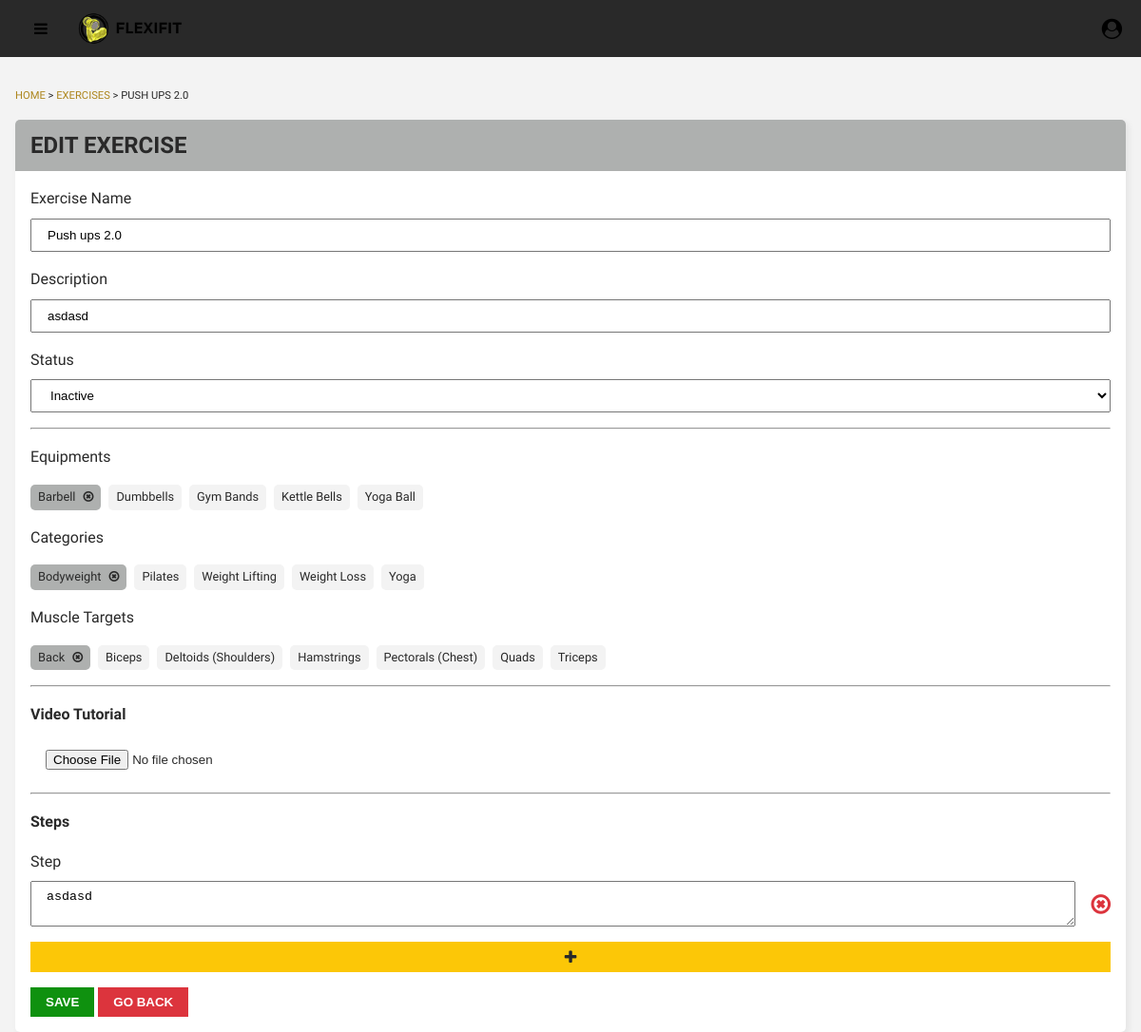
Page /instructor/edit-exercise.php?id=19 on the committed database.
### tables this page shows
CREATE TABLE `exercise` (
  `ID` int(11) NOT NULL,
  `userID` int(11) NOT NULL,
  `exerciseName` varchar(255) NOT NULL,
  `exercisePicUrl` varchar(500) NOT NULL,
  `exerciseVidUrl` text DEFAULT NULL,
  `description` varchar(500) NOT NULL,
  `status` tinyint(1) NOT NULL DEFAULT 0,
  `dateCreated` date NOT NULL DEFAULT current_timestamp()
);

CREATE TABLE `equipment` (
  `ID` int(11) NOT NULL,
  `equipment_name` varchar(255) NOT NULL,
  `equipment_description` text NOT NULL,
  `equipment_pic_url` text NOT NULL,
  `dateCreated` date NOT NULL DEFAULT current_timestamp()
);

CREATE TABLE `category` (
  `ID` int(11) NOT NULL,
  `category_name` varchar(255) NOT NULL,
  `category_description` varchar(500) NOT NULL,
  `category_pic_url` varchar(500) NOT NULL,
  `dateCreated` date NOT NULL DEFAULT current_timestamp()
);

CREATE TABLE `muscle` (
  `ID` int(11) NOT NULL,
  `muscle_name` varchar(255) NOT NULL,
  `muscle_description` text NOT NULL,
  `muscle_pic_url` varchar(500) NOT NULL,
  `date_created` datetime NOT NULL DEFAULT current_timestamp()
);

CREATE TABLE `exercise_steps` (
  `ID` int(11) NOT NULL,
  `exerciseID` int(11) NOT NULL,
  `step_pic_url` varchar(500) DEFAULT NULL,
  `step_instruction` varchar(500) DEFAULT NULL
);

### instructor/includes/edit-exercise.php (called while the page is built, shortened)
<?php
class Exercise
{
    private $exerciseId;
    private $conn;
    public function __construct($conn, $exerciseId)
    {
        $this->conn = $conn;
        $this->exerciseId = $exerciseId;
    }
    public function get_exercise()
    {
        $stmt = $this->conn->prepare("SELECT * FROM `exercise` WHERE ID = ? ");
        $stmt->bind_param("i", $this->exerciseId);
        $stmt->execute();
        $result = $stmt->get_result();
        if ($result->num_rows > 0) {
            return $result->fetch_assoc();
        } else {
            return [];
        }
    }
    public function get_equipments()
    {
        $stmt = $this->conn->prepare("SELECT * FROM `equipment` ORDER BY `equipment_name`");
        $stmt->execute();
        $result = $stmt->get_result();
        if ($result->num_rows > 0) {
            $equipments = [];
            while ($rows = $result->fetch_assoc()) {
                $equipments[] = $rows;
            }
            return $equipments;
        } else {
            return [];
        }
    }
    public function get_muscles()
    {
        $stmt = $this->conn->prepare("SELECT * FROM `muscle` ORDER BY `muscle_name`");
        $stmt->execute();
        $result = $stmt->get_result();
        if ($result->num_rows > 0) {
            $equipments = [];
            while ($rows = $result->fetch_assoc()) {
                $equipments[] = $rows;
            }
            return $equipments;
        } else {
            return [];
        }
    }
    public function get_exercise_equipments()
    {
        $stmt = $this->conn->prepare("SELECT `equipment`.`ID` FROM `equipment` INNER JOIN `exercise_equipment`  ON `equipment`.`ID` = `exercise_equipment`.`equipmentID`  WHERE exerciseID = ?");
        $stmt->bind_param("i", $this->exerciseId);
        $stmt->execute();
        $result = $stmt->get_result();
        $equipments = [];
        while ($row = $result->fetch_assoc()) {
            $equipments[] = $row;
        }
        return $equipments;
    }
    public function get_exercise_muscles()
    {
        $stmt = $this->conn->prepare("SELECT `muscle`.`muscle_name`, `muscle`.`ID` FROM `muscle` INNER JOIN `exercise_muscle`  ON `muscle`.`ID` = `exercise_muscle`.`muscleID`  WHERE exerciseID = ?");
        $stmt->bind_param("i", $this->exerciseId);
        $stmt->execute();
        $result = $stmt->get_result();
        $muscles = [];
        while ($row = $result->fetch_assoc()) {
            $muscles[] = $row;
        }
        return $muscles;
    }
    public function get_categories()
    {
        $stmt = $this->conn->prepare("SELECT * FROM `category` ORDER BY `category_name`");
        $stmt->execute();
        $result = $stmt->get_result();
        if ($result->num_rows > 0) {
            $categories = [];
            while ($rows = $result->fetch_assoc()) {
                $categories[] = $rows;
            }
            return $categories;
        } else {
            return [];
        }
    }
    public function get_exercise_categories()
    {
        $stmt = $this->conn->prepare("SELECT `category`.`category_name`, `category`.`ID` FROM `category` INNER JOIN `exercise_category`  ON `category`.`ID` = `exercise_category`.`categoryID`  WHERE exerciseID = ?");
        $stmt->bind_param("i", $this->exerciseId);
        $stmt->execute();
        $result = $stmt->get_result();
        if ($result->num_rows > 0) {
            $categories = [];
            while ($rows = $result->fetch_assoc()) {
                $categories[] = $rows;
            }
            return $categories;
        } else {
            return [];
        }
    }
    public function get_exercise_steps()
    {
        $stmt = $this->conn->prepare("SELECT * FROM `exercise_steps` WHERE exerciseID = ?");
        $stmt->bind_param("i", $this->exerciseId);
        $stmt->execute();
        $result = $stmt->get_result();
        $steps = [];
        while ($row = $result->fetch_assoc()) {
            $steps[] = $row;
        }
        return $steps;
    }
}

### instructor/edit-exercise.php (the view, shortened to what this page needs)
<?php
require_once "./includes/auth.php";
isset($_GET['id']) && !empty($_GET['id']) ? $exerciseId = $_GET['id'] : header("location: ./exercises.php");
?>
<?php
require_once("./includes/edit-exercise.php");
$exercise = new Exercise($conn, $exerciseId);
$exerciseDetails = $exercise->get_exercise();
$muscleList = $exercise->get_muscles();
$exerciseMuscleList = $exercise->get_exercise_muscles();
$exerciseEquipmentList = $exercise->get_exercise_equipments();
$equipmentList = $exercise->get_equipments();
$exerciseCategoryList = $exercise->get_exercise_categories();
$categoryList = $exercise->get_categories();
$stepsList = $exercise->get_exercise_steps();
?>
<!DOCTYPE html>
<html lang="en">
<head>
    <?php include "./components/css.php" ?>
    <link href="../admin/css/edit-exercise.css" rel="stylesheet">
</head>
<body>
    <?php include "../admin/components/navbar.php" ?>
    <div class="grid-container">
        <main class="main-container">
            <div class="page-title">
                <div class="quick-link">
                    <p><a href="index.php"> HOME </a> > <a href="exercises.php">EXERCISES</a> > <?= strtoupper(htmlspecialchars($exerciseDetails['exerciseName'])) ?></p>
                </div>
            </div>
            <div class="main-content">
                <div class="edit-content">
                    <div class="edit-content-title">
                        <h2>EDIT EXERCISE</h2>
                    </div>
                    <form class="edit-content-form" action="./includes/add-exercise-details.php" method="POST" enctype="multipart/form-data">
                        <div class="input-full">
                            <label>Exercise Name</label>
                            <input name="exerciseName" type="text" value="<?= htmlspecialchars($exerciseDetails['exerciseName']) ?>" />
                        </div>
                        <div class="input-full">
                            <label>Description</label>
                            <input name="exerciseDescription" type="text" value="<?= htmlspecialchars($exerciseDetails['description']) ?>" />
                        </div>
                        <div class="input-full">
                            <label>Status</label>
                            <select name="status">
                                <option value="0" <?= htmlspecialchars($exerciseDetails['status']) == 0 ? 'selected' : ''; ?>>Inactive</option>
                            </select>
                        </div>
                        <hr>
                        <div class="input-multiple-item-container">
                            <label>Equipments</label>
                            <div class="checkbox-container">
                                <?php foreach ($equipmentList as $equipment): ?>
                                    <div class="checkbox-item <?= in_array($equipment['ID'], array_column($exerciseEquipmentList, "ID")) ? 'selected' : ''; ?>">
                                        <label class="unselectable"><?= $equipment['equipment_name'] ?></label>
                                        <i class="fa fa-times-circle-o hidden" aria-hidden="true"></i>
                                    </div>
                                <?php endforeach; ?>
                            </div>
                        </div>
                        <div class="input-multiple-item-container">
                            <label>Categories</label>
                            <div class="checkbox-container">
                                <?php foreach ($categoryList as $category): ?>
                                    <div class="checkbox-item <?= in_array($category['ID'], array_column($exerciseCategoryList, "ID")) ? 'selected' : ''; ?>">
                                        <label class="unselectable"><?= $category['category_name'] ?></label>
                                        <i class="fa fa-times-circle-o hidden" aria-hidden="true"></i>
                                    </div>
                                <?php endforeach; ?>
                            </div>
                        </div>
                        <div class="input-multiple-item-container">
                            <label>Muscle Targets</label>
                            <div class="checkbox-container">
                                <?php foreach ($muscleList as $muscle): ?>
                                    <div class="checkbox-item <?= in_array($muscle['ID'], array_column($exerciseMuscleList, "ID")) ? 'selected' : ''; ?>">
                                        <label class="unselectable"><?= $muscle['muscle_name'] ?></label>
                                        <i class="fa fa-times-circle-o hidden" aria-hidden="true"></i>
                                    </div>
                                <?php endforeach; ?>
                            </div>
                        </div>
                        <hr>
                        <h4>Video Tutorial</h4>
                        <div class="exercise-steps">
                            <div class="input-full">
                                <input type="file" accept=".mp4" name="exerciseVideoUrl" />
                            </div>
                        </div>
                        <hr>
                        <h4>Steps</h4>
                        <div class="exercise-steps">
                            <?php foreach ($stepsList as $step): ?>
                                <div class="input-full">
                                    <label>Step</label>
                                    <div>
                                        <textarea name="updateExerciseStep[<?= $step['ID'] ?>]"><?= $step['step_instruction'] ?></textarea>
                                        <i class="fa-times-circle-o fa" aria-hidden="true" id="removeStep"></i>
                                    </div>
                                </div>
                            <?php endforeach; ?>
                        </div>
                        <div class="exercise-step-add">
                            <i class="fa fa-plus" aria-hidden="true"></i>
                        </div>
                        <div class="edit-form-buttons">
                            <button type="submit" class="save">SAVE</button>
                            <a href="./exercises.php"><button type="button" class="back">GO BACK</button></a>
                        </div>
                    </form>
                </div>
            </div>
        </main>
    </div>
</body>
</html>

### instructor/css/content-container.css (style rules this page uses)
.grid-container { display: flex; height: calc(100vh - 60px); overflow: auto; background-color: var(--light-grey); }
.main-container { margin: auto; padding: 1rem; display: flex; flex-direction: column; max-width: 80rem; color: var(--black); margin-top: 1rem; margin-bottom: 1rem; width: 100%; }
.page-title { font-size: 1.5rem; margin-bottom: 1rem; max-width: 100%; }
.quick-link { font-size: 0.7rem; }
.quick-link a { text-decoration: none; color: var(--dark-yellow); }

### admin/css/edit-exercise.css (style rules this page uses)
.edit-content { background-color: white; border-radius: 5px; box-shadow: var(--light-shadow); }
.edit-content-title { background-color: var(--dark-grey); padding: 0.5rem 1rem; border-top-right-radius: 5px; border-top-left-radius: 5px; }
.edit-content-form { padding: 1rem; display: flex; flex-direction: column; gap: 1rem; }
.checkbox-container { display: flex; gap: 0.5rem; flex-wrap: wrap; }
.checkbox-item { background-color: var(--light-grey); border-radius: 5px; padding: 0.2rem 0.5rem; display: flex; align-items: center; gap: 0.5rem; font-size: 0.8rem; }
.checkbox-item.selected { background-color: var(--dark-grey); }
.edit-form-buttons button { padding: 0.5rem 1rem; cursor: pointer; color: white; font-weight: var(--bold); }
.edit-form-buttons .save { background-color: var(--green); }
.edit-form-buttons .back { background-color: var(--red); }
.exercise-steps { display: flex; flex-direction: column; gap: 1rem; }
.exercise-step-add { padding: 0.5rem; display: flex; justify-content: center; align-items: center; width: 100%; background-color: var(--yellow); }
.input-full { width: 100%; display: flex; gap: 0.5rem; flex-direction: column; }
.input-full div { display: flex; align-items: center; gap: 1rem; }
.input-full div i { font-size: 1.5em; color: var(--red); cursor: pointer; }
form input, select { padding: 0.5rem 1rem; }
.input-multiple-item-container { width: 100%; display: flex; flex-direction: column; gap: 1rem; }
textarea { padding: 0.5rem 1rem; resize: vertical; width: 100%; }

### rows in the picture
exercise: exerciseName "PUSH UPS 2.0", exerciseName "Push ups 2.0", exerciseDescription "asdasd", status "Inactive"
equipment: equipment_name "Barbell"
equipment: equipment_name "Dumbbells"
equipment: equipment_name "Gym Bands"
equipment: equipment_name "Kettle Bells"
equipment: equipment_name "Yoga Ball"
category: category_name "Bodyweight"
category: category_name "Pilates"
category: category_name "Weight Lifting"
category: category_name "Weight Loss"
category: category_name "Yoga"
muscle: muscle_name "Back"
muscle: muscle_name "Biceps"
muscle: muscle_name "Deltoids (Shoulders)"
muscle: muscle_name "Hamstrings"
muscle: muscle_name "Pectorals (Chest)"
muscle: muscle_name "Quads"
muscle: muscle_name "Triceps"
exercise_steps: ID+step_instruction "asdasd"
